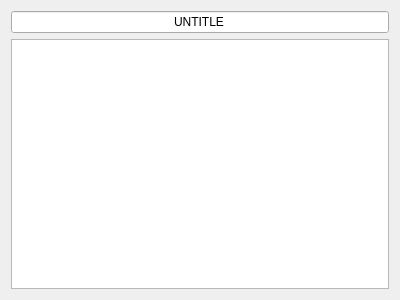
<?xml version="1.0" encoding="UTF-8"?>
<ui version="4.0">
 <class>EditWin</class>
 <widget class="QWidget" name="EditWin">
  <property name="geometry">
   <rect>
    <x>0</x>
    <y>0</y>
    <width>400</width>
    <height>300</height>
   </rect>
  </property>
  <property name="windowTitle">
   <string>编辑</string>
  </property>
  <layout class="QVBoxLayout" name="verticalLayout">
   <item>
    <widget class="QLineEdit" name="lineEdit">
     <property name="text">
      <string>UNTITLE</string>
     </property>
     <property name="alignment">
      <set>Qt::AlignCenter</set>
     </property>
    </widget>
   </item>
   <item>
    <widget class="QPlainTextEdit" name="plainTextEdit"/>
   </item>
  </layout>
 </widget>
 <resources/>
 <connections/>
</ui>
